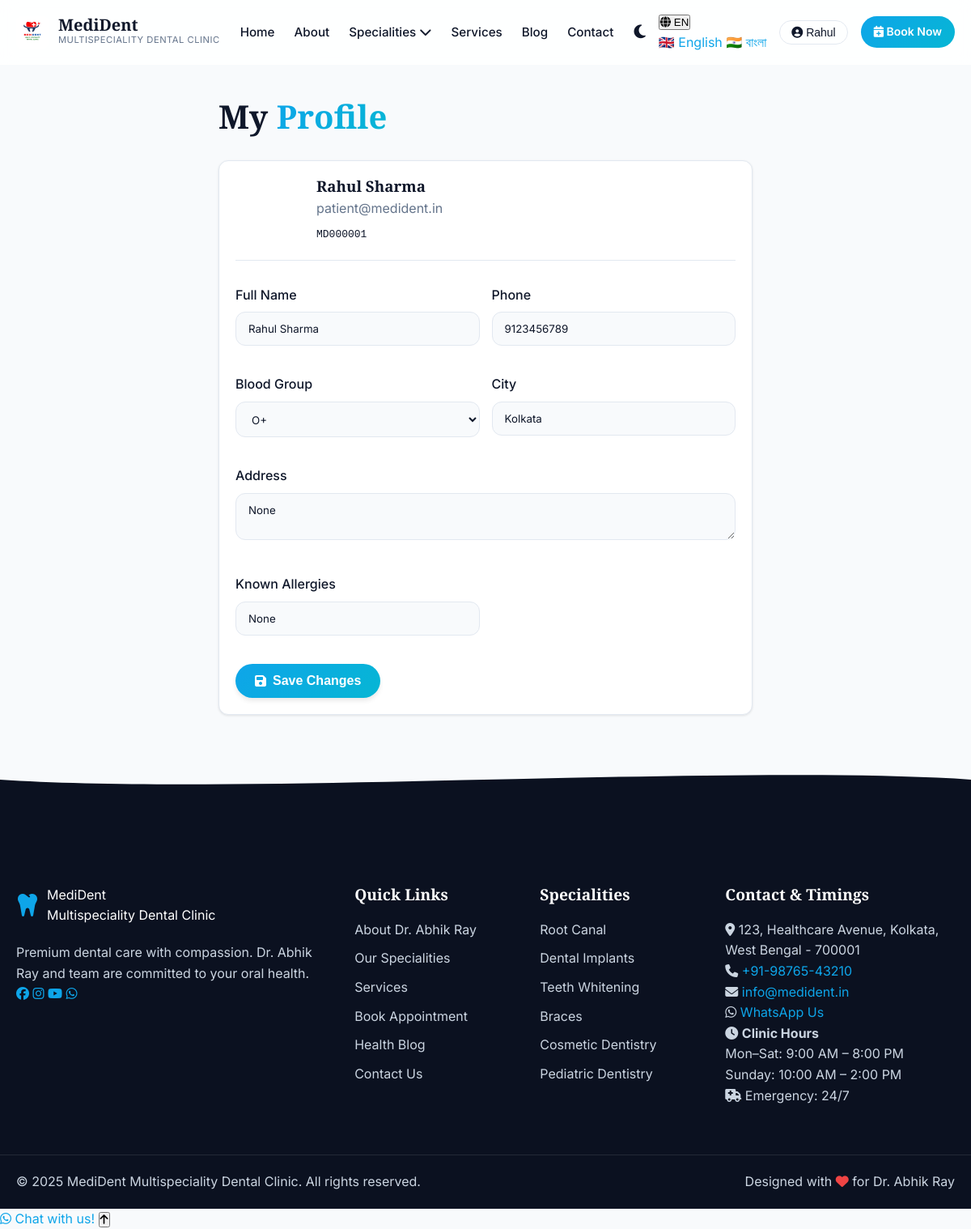
Page /patient/profile (signed in) on the committed database.
### models.py (models this page shows, shortened)
class User(UserMixin, db.Model):
    __tablename__ = 'users'
    id = db.Column(db.Integer, primary_key=True)
    name = db.Column(db.String(120), nullable=False)
    email = db.Column(db.String(120), unique=True, nullable=False)
    phone = db.Column(db.String(20))
    password_hash = db.Column(db.String(256), nullable=False)
    role = db.Column(db.String(20), default='patient')  # patient, dentist, receptionist, admin
    is_active = db.Column(db.Boolean, default=True)
    avatar = db.Column(db.String(256))
    created_at = db.Column(db.DateTime, default=datetime.utcnow)
    last_login = db.Column(db.DateTime)
    reset_token = db.Column(db.String(100))
    reset_token_expiry = db.Column(db.DateTime)
    preferred_language = db.Column(db.String(10), default='en')
    patient_profile = db.relationship('Patient', backref='user', uselist=False)
    appointments = db.relationship('Appointment', backref='user', lazy='dynamic', foreign_keys='Appointment.user_id')
    blog_posts = db.relationship('BlogPost', backref='author', lazy='dynamic')
    activity_logs = db.relationship('ActivityLog', backref='user', lazy='dynamic')

class Patient(db.Model):
    __tablename__ = 'patients'
    id = db.Column(db.Integer, primary_key=True)
    user_id = db.Column(db.Integer, db.ForeignKey('users.id'), unique=True)
    patient_code = db.Column(db.String(20), unique=True)
    dob = db.Column(db.Date)
    age = db.Column(db.Integer)
    gender = db.Column(db.String(10))
    blood_group = db.Column(db.String(5))
    address = db.Column(db.Text)
    city = db.Column(db.String(80))
    emergency_contact = db.Column(db.String(20))
    emergency_name = db.Column(db.String(120))
    allergies = db.Column(db.Text)
    medical_history = db.Column(db.Text)
    dental_history = db.Column(db.Text)
    current_medications = db.Column(db.Text)
    insurance_provider = db.Column(db.String(120))
    insurance_id = db.Column(db.String(80))
    qr_code_path = db.Column(db.String(256))
    created_at = db.Column(db.DateTime, default=datetime.utcnow)
    updated_at = db.Column(db.DateTime, default=datetime.utcnow, onupdate=datetime.utcnow)
    appointments = db.relationship('Appointment', backref='patient', lazy='dynamic', foreign_keys='Appointment.patient_id')
    prescriptions = db.relationship('Prescription', backref='patient', lazy='dynamic')
    medical_reports = db.relationship('MedicalReport', backref='patient', lazy='dynamic')
    invoices = db.relationship('Invoice', backref='patient', lazy='dynamic')
    notifications = db.relationship('Notification', backref='patient', lazy='dynamic')

### routes/patient.py (the view, shortened to what this page needs)
@patient_bp.route('/profile', methods=['GET', 'POST'])
@login_required
@patient_required
def profile():
    patient = current_user.patient_profile
    return render_template('patient/profile.html', patient=patient)

### templates/patient/profile.html (shortened to what this page needs)
{% extends "base.html" %}
{% block content %}
<section class="section" style="padding-top:120px;">
    <div class="container" style="max-width:700px;">
        <h2 class="section-title" style="margin-bottom:30px;">My <span class="gradient-text">Profile</span></h2>
        <div class="card">
            <form method="POST" action="{{ url_for('patient.profile') }}">
                <div style="display:flex;align-items:center;gap:20px;margin-bottom:30px;padding-bottom:20px;border-bottom:1px solid var(--border-color);">
                    <div style="width:80px;height:80px;border-radius:50%;background:var(--primary-gradient);color:#fff;display:flex;align-items:center;justify-content:center;font-size:2rem;font-weight:700;flex-shrink:0;">
                    </div>
                    <div>
                        <h3 style="margin:0;">{{ current_user.name }}</h3>
                        <p class="text-muted" style="margin:4px 0;">{{ current_user.email }}</p>
                        {% if patient %}<code>{{ patient.patient_code }}</code>{% endif %}
                    </div>
                </div>
                <div style="display:grid;grid-template-columns:1fr 1fr;gap:15px;">
                    <div class="form-group"><label class="form-label">Full Name</label><input type="text" name="name" class="form-control" value="{{ current_user.name }}"></div>
                    <div class="form-group"><label class="form-label">Phone</label><input type="text" name="phone" class="form-control" value="{{ current_user.phone }}"></div>
                    {% if patient %}
                    <div class="form-group"><label class="form-label">Blood Group</label>
                        <select name="blood_group" class="form-control">
                            {% for bg in ['A+','A-','B+','B-','AB+','AB-','O+','O-'] %}
                            <option {% if patient.blood_group==bg %}selected{% endif %}>{{ bg }}</option>
                            {% endfor %}
                        </select>
                    </div>
                    <div class="form-group"><label class="form-label">City</label><input type="text" name="city" class="form-control" value="{{ patient.city }}"></div>
                    <div class="form-group" style="grid-column:1/-1;"><label class="form-label">Address</label><textarea name="address" class="form-control" rows="2">{{ patient.address }}</textarea></div>
                    <div class="form-group"><label class="form-label">Known Allergies</label><input type="text" name="allergies" class="form-control" value="{{ patient.allergies }}"></div>
                    {% endif %}
                </div>
                <button type="submit" class="btn btn-primary" style="margin-top:15px;"><i class="fas fa-save"></i> Save Changes</button>
            </form>
        </div>
    </div>
</section>
{% endblock %}

### templates/base.html (shortened to what this page needs)
<!DOCTYPE html>
<html lang="en" data-theme="light">
<head>
    <link rel="stylesheet" href="https://cdnjs.cloudflare.com/ajax/libs/font-awesome/6.5.0/css/all.min.css"/>
    <link rel="stylesheet" href="{{ url_for('static', filename='css/main.css') }}"/>
</head>
<body>
<nav class="navbar" id="navbar">
    <div class="nav-container">
        <a href="{{ url_for('public.index') }}" class="nav-brand">
            <img src="{{ url_for('static', filename='img/logo.jpeg') }}" alt="MediDent Logo" style="height: 40px; border-radius: 8px;">
            <div class="nav-brand-text">
                <span class="brand-main">MediDent</span>
                <span class="brand-sub">Multispeciality Dental Clinic</span>
            </div>
        </a>
        <ul class="nav-links" id="navLinks">
            <li><a href="{{ url_for('public.index') }}" class="nav-link {% if request.endpoint == 'public.index' %}active{% endif %}">Home</a></li>
            <li><a href="{{ url_for('public.about') }}" class="nav-link {% if request.endpoint == 'public.about' %}active{% endif %}">About</a></li>
            <li class="nav-dropdown">
                <a class="nav-link {% if request.endpoint and 'specialit' in request.endpoint %}active{% endif %}">Specialities <i class="fas fa-chevron-down"></i></a>
            </li>
            <li><a href="{{ url_for('public.services') }}" class="nav-link {% if request.endpoint == 'public.services' %}active{% endif %}">Services</a></li>
            <li><a href="{{ url_for('public.blog') }}" class="nav-link {% if request.endpoint and 'blog' in request.endpoint %}active{% endif %}">Blog</a></li>
            <li><a href="{{ url_for('public.contact') }}" class="nav-link {% if request.endpoint == 'public.contact' %}active{% endif %}">Contact</a></li>
        </ul>
        <div class="nav-actions">
            <button class="theme-toggle" id="themeToggle" title="Toggle dark mode" aria-label="Toggle theme">
                <i class="fas fa-moon" id="themeIcon"></i>
            </button>
            <div class="lang-switcher">
                <button class="lang-btn" id="langBtn"><i class="fas fa-globe"></i> <span id="langLabel">EN</span></button>
                <div class="lang-dropdown" id="langDropdown">
                    <a href="#" onclick="switchLang('en')"><span class="flag">🇬🇧</span> English</a>
                    <a href="#" onclick="switchLang('bn')"><span class="flag">🇮🇳</span> বাংলা</a>
                </div>
            </div>
            {% if current_user.is_authenticated %}
            <div class="nav-dropdown">
                <button class="btn btn-outline-sm"><i class="fas fa-user-circle"></i> {{ current_user.name.split()[0] }}</button>
            </div>
            {% else %}
            <a href="{{ url_for('auth.login') }}" class="btn btn-outline-sm"><i class="fas fa-sign-in-alt"></i> Login</a>
            {% endif %}
            <a href="{{ url_for('appointments.book') }}" class="btn btn-primary-sm pulse-btn"><i class="fas fa-calendar-plus"></i> Book Now</a>
        </div>
    </div>
</nav>
{% block content %}{% endblock %}
<footer class="footer">
    <div class="footer-wave">
        <svg viewBox="0 0 1440 80" preserveAspectRatio="none"><path d="M0,40 C360,80 1080,0 1440,40 L1440,80 L0,80 Z" fill="var(--footer-bg)"/></svg>
    </div>
    <div class="footer-body">
        <div class="footer-grid">
            <div class="footer-col">
                <div class="footer-brand">
                    <i class="fas fa-tooth"></i>
                    <div>
                        <div class="footer-brand-name">MediDent</div>
                        <div class="footer-brand-sub">Multispeciality Dental Clinic</div>
                    </div>
                </div>
                <p>Premium dental care with compassion. Dr. Abhik Ray and team are committed to your oral health.</p>
                <div class="footer-social">
                    <a href="#" title="Facebook"><i class="fab fa-facebook"></i></a>
                    <a href="#" title="Instagram"><i class="fab fa-instagram"></i></a>
                    <a href="#" title="YouTube"><i class="fab fa-youtube"></i></a>
                    <a href="https://wa.me/{{ WHATSAPP_NUMBER }}" title="WhatsApp"><i class="fab fa-whatsapp"></i></a>
                </div>
            </div>
            <div class="footer-col">
                <h4>Quick Links</h4>
                <ul>
                    <li><a href="{{ url_for('public.about') }}">About Dr. Abhik Ray</a></li>
                    <li><a href="{{ url_for('public.specialities') }}">Our Specialities</a></li>
                    <li><a href="{{ url_for('public.services') }}">Services</a></li>
                    <li><a href="{{ url_for('appointments.book') }}">Book Appointment</a></li>
                    <li><a href="{{ url_for('public.blog') }}">Health Blog</a></li>
                    <li><a href="{{ url_for('public.contact') }}">Contact Us</a></li>
                </ul>
            </div>
            <div class="footer-col">
                <h4>Specialities</h4>
                <ul>
                    <li><a href="{{ url_for('public.speciality_detail', slug='root-canal-treatment') }}">Root Canal</a></li>
                    <li><a href="{{ url_for('public.speciality_detail', slug='dental-implants') }}">Dental Implants</a></li>
                    <li><a href="{{ url_for('public.speciality_detail', slug='teeth-whitening') }}">Teeth Whitening</a></li>
                    <li><a href="{{ url_for('public.speciality_detail', slug='braces-orthodontics') }}">Braces</a></li>
                    <li><a href="{{ url_for('public.speciality_detail', slug='cosmetic-dentistry') }}">Cosmetic Dentistry</a></li>
                    <li><a href="{{ url_for('public.speciality_detail', slug='pediatric-dentistry') }}">Pediatric Dentistry</a></li>
                </ul>
            </div>
            <div class="footer-col">
                <h4>Contact & Timings</h4>
                <div class="footer-contact">
                    <p><i class="fas fa-map-marker-alt"></i> {{ CLINIC_ADDRESS }}</p>
                    <p><i class="fas fa-phone"></i> <a href="tel:{{ CLINIC_PHONE }}">{{ CLINIC_PHONE }}</a></p>
                    <p><i class="fas fa-envelope"></i> <a href="mailto:{{ CLINIC_EMAIL }}">{{ CLINIC_EMAIL }}</a></p>
                    <p><i class="fab fa-whatsapp"></i> <a href="https://wa.me/{{ WHATSAPP_NUMBER }}">WhatsApp Us</a></p>
                </div>
                <div class="footer-hours">
                    <p><i class="fas fa-clock"></i> <strong>Clinic Hours</strong></p>
                    <p>Mon–Sat: 9:00 AM – 8:00 PM</p>
                    <p>Sunday: 10:00 AM – 2:00 PM</p>
                    <p class="emergency-tag"><i class="fas fa-ambulance"></i> Emergency: 24/7</p>
                </div>
            </div>
        </div>
        <div class="footer-bottom">
            <p>&copy; {{ now.year if now else 2025 }} MediDent Multispeciality Dental Clinic. All rights reserved.</p>
            <p>Designed with <i class="fas fa-heart text-danger"></i> for Dr. Abhik Ray</p>
        </div>
    </div>
</footer>
<a href="https://wa.me/{{ WHATSAPP_NUMBER }}?text=Hello%20MediDent%2C%20I%20want%20to%20book%20an%20appointment."
   class="whatsapp-float" target="_blank" title="Chat on WhatsApp">
    <i class="fab fa-whatsapp"></i>
    <span class="whatsapp-tooltip">Chat with us!</span>
</a>
<button class="scroll-top" id="scrollTop" title="Back to top"><i class="fas fa-arrow-up"></i></button>
</body>
</html>

### rows in the picture
User: name "Rahul", name "Rahul Sharma", email "patient@medident.in", phone "9123456789"
Patient: patient_code "MD000001", blood_group "O+", city "Kolkata", address "None", allergies "None"

### other values in the picture
{{ CLINIC_ADDRESS }} "123, Healthcare Avenue, Kolkata, West Bengal - 700001"
{{ CLINIC_PHONE }} "+91-98765-43210"
{{ CLINIC_EMAIL }} "info@medident.in"
{{ now.year if now else 2025 }} "2025"
